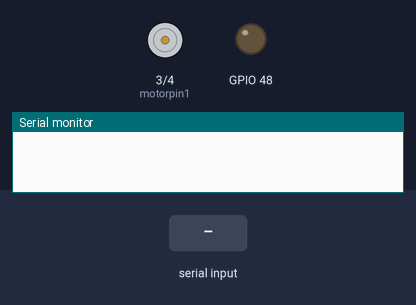
A sketch run on a simulated ESP32-S3. On the bench: motor-driver pin pairs drawn as motors (green arrow = first pin HIGH = forward, orange = second pin HIGH = backward, longer = more drive, scaled by the enable pin), output pins drawn as LEDs (lit = HIGH), the last lines printed to the serial monitor. The test bench sets the inputs (shaded band).

Above: at 1.2 s.
1.3 s: "u" received over the second serial link
At 2.5 s:
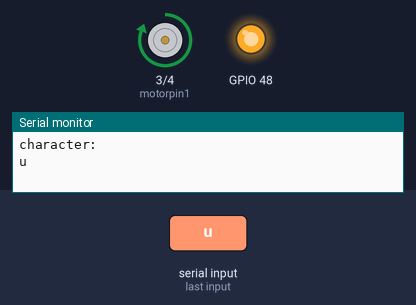
2.8 s: "d" received over the second serial link
At 3.7 s:
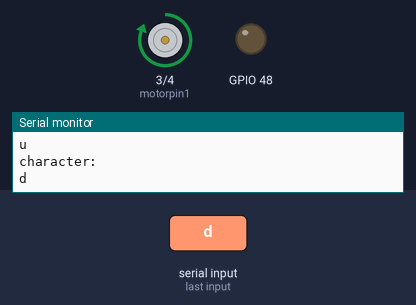
4.3 s: "q" received over the second serial link
At 4.9 s:
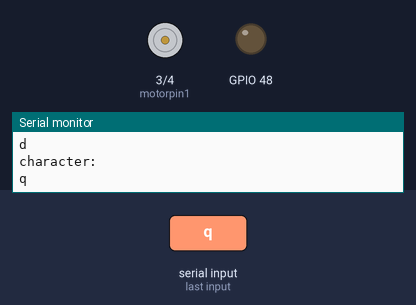
Timing chart, 0 to 7.3 s (numbered marks = the images above; inputs shaded):
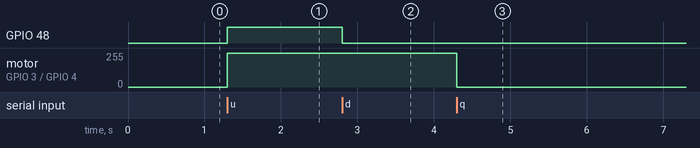

Measured:
- after the input at 1.3 s, GPIO 48: LOW → HIGH at once; motor on GPIO 3 (motorpin1) / GPIO 4 (motorpin2): stopped → forward 255/255 at once
- after the input at 2.8 s, GPIO 48: HIGH → LOW at once
- after the input at 4.3 s, motor on GPIO 3 (motorpin1) / GPIO 4 (motorpin2): forward 255/255 → stopped at once

The sketch:

arduino.ino
```cpp
#include <SoftwareSerial.h>


SoftwareSerial esp_connection(2, 6); // RX, TX

int motorpin1 = 3;
int motorpin2 = 4;
int speedpin = 9;


void setup()
{
  pinMode(motorpin1, OUTPUT);
  pinMode(motorpin2, OUTPUT);
  pinMode(speedpin, OUTPUT);

  pinMode(LED_BUILTIN, OUTPUT);
  Serial.begin(115200);
  esp_connection.begin(38400);
    while (!Serial) {
     // wait for serial port to connect. Needed for Native USB only
  }
}

void loop() // run over and over
{
  if (esp_connection.available()){

    char input = esp_connection.read();

    if(input == 'u'){
      digitalWrite(LED_BUILTIN, HIGH);
      enable_motor(true);
    }else if(input == 'd'){
      digitalWrite(LED_BUILTIN, LOW);
      enable_motor(true);
    } else if(input == 'q'){
      digitalWrite(LED_BUILTIN, LOW);
      turn_motor_off();
    }
    Serial.println("character:");
    Serial.println(input);
  }

}

void enable_motor(boolean forward){
if(forward){
  digitalWrite(motorpin1, HIGH);
  digitalWrite(motorpin2, LOW);
  analogWrite(speedpin, 255);
}else {
  digitalWrite(motorpin1, LOW);
  digitalWrite(motorpin2, HIGH);
  analogWrite(speedpin, 255);
}
}
void turn_motor_off(){
  digitalWrite(motorpin1, LOW);
  digitalWrite(motorpin2, LOW);
  analogWrite(speedpin, 0);
}
```
